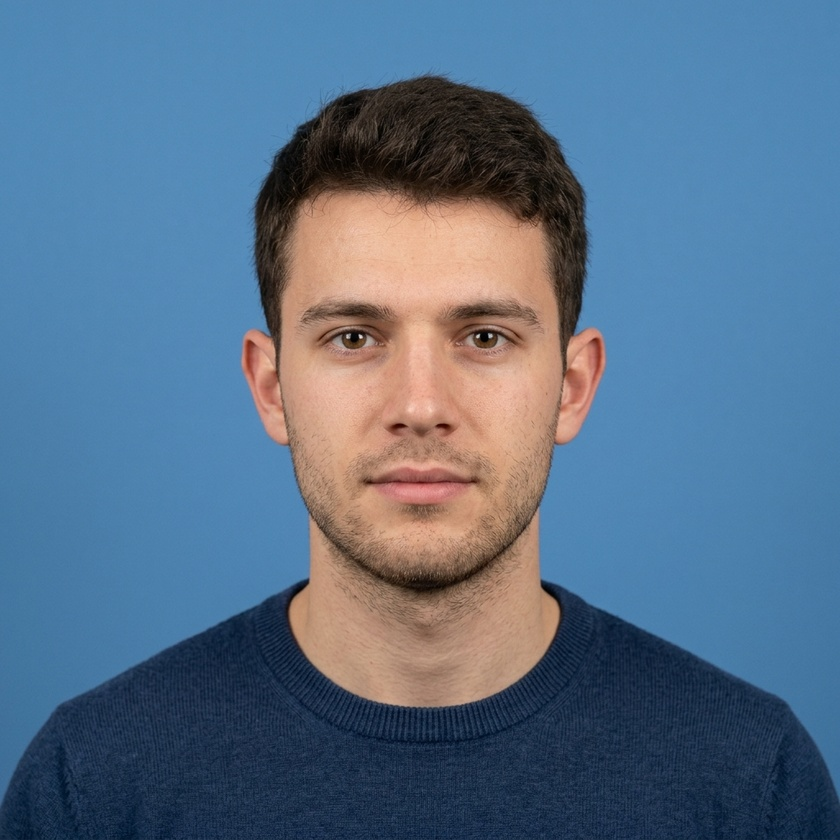
#> input picture data/fictional_sample_portrait.jpg, 840 x 840 px, shrunk from 1024 x 1024 before the run
$ python -i tampering.py   (imports and definitions only)
#> lines starting #> are read from the running program, lines starting #| are printed output that depends on the picture
import io

import numpy as np
from PIL import Image, ImageChops, ImageFilter, ImageOps


def _load_image(image):
	if isinstance(image, Image.Image):
		source = image.copy()
	elif isinstance(image, (bytes, bytearray)):
		source = Image.open(io.BytesIO(image))
	else:
		source = Image.fromarray(np.asarray(image))
	return ImageOps.exif_transpose(source).convert("RGB")


def _grid_means(array, rows=4, columns=4):
	height, width = array.shape[:2]
	values = []
	bounds = []
	for row in range(rows):
		top = row * height // rows
		bottom = (row + 1) * height // rows
		for column in range(columns):
			left = column * width // columns
			right = (column + 1) * width // columns
			values.append(float(np.mean(array[top:bottom, left:right])))
			bounds.append((left, top, right, bottom))
	return np.asarray(values), bounds


def analyze_tampering(image):
	"""Estimate possible manipulation indicators; ELA is not proof of forgery."""
	try:
		original = _load_image(image)
		if original.width < 48 or original.height < 48:
			raise ValueError("Image is too small for meaningful image-forensics checks.")

		compressed_buffer = io.BytesIO()
		original.save(compressed_buffer, format="JPEG", quality=90)
		compressed_buffer.seek(0)
		recompressed = Image.open(compressed_buffer).convert("RGB")
		ela = np.asarray(ImageChops.difference(original, recompressed), dtype=np.float32).mean(axis=2)
		ela_mean = float(np.mean(ela))

		grayscale = original.convert("L")
		median = grayscale.filter(ImageFilter.MedianFilter(size=3))
		residual = np.abs(
			np.asarray(grayscale, dtype=np.float32) - np.asarray(median, dtype=np.float32)
		)
		residual_means, _ = _grid_means(residual)
		residual_average = float(np.mean(residual_means))
		residual_spread = float(np.std(residual_means) / (residual_average + 1.0))

		ela_means, bounds = _grid_means(ela)
		median_ela = float(np.median(ela_means))
		deviation = float(np.median(np.abs(ela_means - median_ela)))
		threshold = max(18.0, median_ela + 3.0 * max(deviation, 1.0))
		suspicious_regions = []
		for value, (left, top, right, bottom) in zip(ela_means, bounds):
			if value > threshold:
				suspicious_regions.append(
					{"left": left, "top": top, "right": right, "bottom": bottom, "ela_mean": round(value, 2)}
				)

		ela_signal = min(1.0, ela_mean / 70.0)
		noise_signal = min(1.0, residual_spread / 3.0)
		region_signal = min(1.0, len(suspicious_regions) / 5.0)
		score = min(1.0, max(0.0, 0.5 * ela_signal + 0.35 * noise_signal + 0.15 * region_signal))

		if score < 0.30:
			level = "LOW INDICATION"
			message = "No strong image manipulation indicators were measured; this does not establish authenticity."
		elif score < 0.65:
			level = "MEDIUM INDICATION"
			message = "Some local image inconsistencies were measured; manual review is recommended."
		else:
			level = "HIGH INDICATION"
			message = "Strong image inconsistencies were measured; they require secondary review and are not proof of forgery."

		metadata_keys = sorted(str(key) for key in original.info.keys())
		return {
			"status": "ANALYZED",
			"tampering_score": round(score, 3),
			"level": level,
			"suspicious_regions": suspicious_regions[:8],
			"metadata_keys": metadata_keys,
			"metrics": {
				"ela_mean": round(ela_mean, 3),
				"noise_inconsistency": round(residual_spread, 3),
				"high_ela_regions": len(suspicious_regions),
			},
			"message": message,
		}
	except Exception as error:
		return {
			"status": "NOT_AVAILABLE",
			"tampering_score": 0.0,
			"level": "NOT_AVAILABLE",
			"suspicious_regions": [],
			"metadata_keys": [],
			"metrics": {},
			"message": f"Image-forensics analysis unavailable: {error}",
		}

>>> import cv2
>>> picture = cv2.imread('../data/fictional_sample_portrait.jpg', cv2.IMREAD_GRAYSCALE)
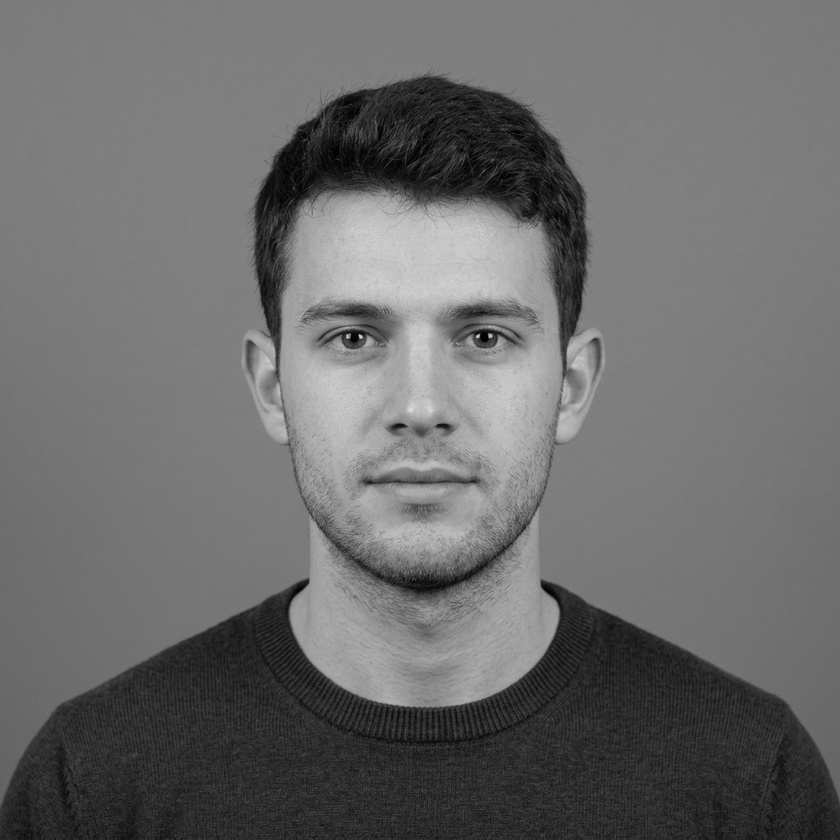
#> picture: shape (840, 840); min 0, max 229, mean 107.3
>>> result = analyze_tampering(picture)
#> in analyze_tampering, `ela = np.asarray(ImageChops.difference(original, recompressed), dtype=..`:
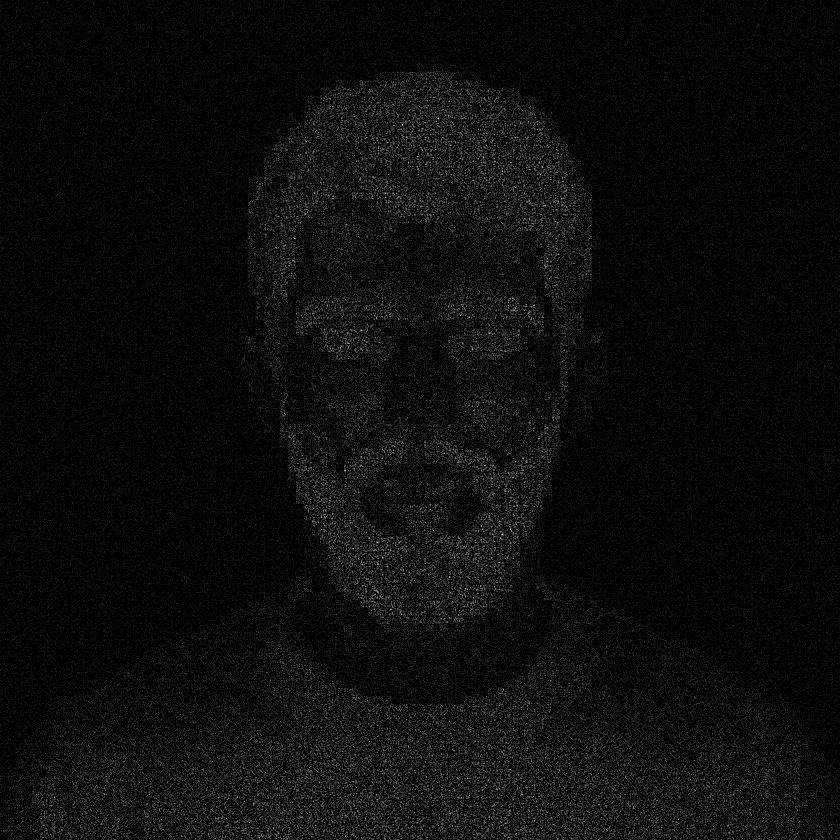
#> ela: shape (840, 840) float32; min 0, max 22, mean 1.2; drawn with min black and max white
#> in analyze_tampering, `ela_mean = float(np.mean(ela))`: ela_mean = 1.17
#> in analyze_tampering, `residual = np.abs( np.asarray(grayscale, dtype=np.float32) - np.asarra..`:
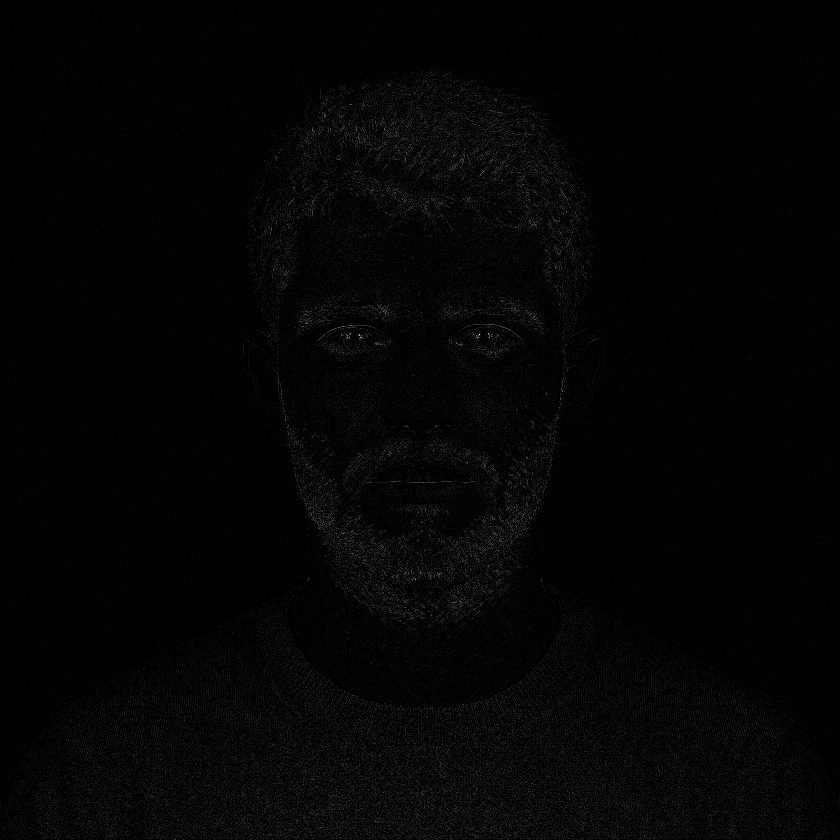
#> residual: shape (840, 840) float32; min 0, max 96, mean 1.6; drawn with min black and max white
#> after the loop in _grid_means, `for row in range(rows):`: bounds = 16 items, first 6: (0, 0, 210, 210), (210, 0, 420, 210), (420, 0, 630, 210), (630, 0, 840, 210), (0, 210, 210, 420), (210, 210, 420, 420); values = [0.392, 1.86, 2.1, 0.39, 0.391, 1.93, 2.08, 0.399, 0.399, 2.19, 2.39, 0.398, 2.18, 3.48, 3.46, 2.2]
#> in analyze_tampering, `residual_means, _ = _grid_means(residual)`: residual_means has the same summary as values in _grid_means
#> in analyze_tampering, `residual_average = float(np.mean(residual_means))`: residual_average = 1.64
#> in analyze_tampering, `residual_spread = float(np.std(residual_means) / (residual_average + 1..`: residual_spread = 0.402
#> in analyze_tampering, `ela_means, bounds = _grid_means(ela)`: ela_means = [0.477, 1.3, 1.43, 0.468, 0.473, 1.48, 1.58, 0.48, 0.479, 1.48, 1.6, 0.481, 1.4, 2.1, 2.09, 1.4]
#> in analyze_tampering, `median_ela = float(np.median(ela_means))`: median_ela = 1.4
#> in analyze_tampering, `deviation = float(np.median(np.abs(ela_means - median_ela)))`: deviation = 0.444
#> in analyze_tampering, `threshold = max(18.0, median_ela + 3.0 * max(deviation, 1.0))`: threshold = 18
#> the loop in analyze_tampering, `for value, (left, top, right, bottom) in zip(ela_means, bounds):` made 16 passes
#> (value, left, top, right, bottom) on passes 1 to 12: (0.477, 0, 0, 210, 210), (1.3, 210, 0, 420, 210), (1.43, 420, 0, 630, 210), (0.468, 630, 0, 840, 210), (0.473, 0, 210, 210, 420), (1.48, 210, 210, 420, 420), (1.58, 420, 210, 630, 420), (0.48, 630, 210, 840, 420), (0.479, 0, 420, 210, 630), (1.48, 210, 420, 420, 630), (1.6, 420, 420, 630, 630), (0.481, 630, 420, 840, 630)
#> after the loop in analyze_tampering, `for value, (left, top, right, bottom) in zip(ela_means, bounds):`: suspicious_regions = []
#> in analyze_tampering, `ela_signal = min(1.0, ela_mean / 70.0)`: ela_signal = 0.0167
#> in analyze_tampering, `noise_signal = min(1.0, residual_spread / 3.0)`: noise_signal = 0.134
#> in analyze_tampering, `region_signal = min(1.0, len(suspicious_regions) / 5.0)`: region_signal = 0
#> in analyze_tampering, `score = min(1.0, max(0.0, 0.5 * ela_signal + 0.35 * noise_signal + 0.1..`: score = 0.0552
#> in analyze_tampering, `metadata_keys = sorted(str(key) for key in original.info.keys())`: metadata_keys = []
#> result = 7 items
